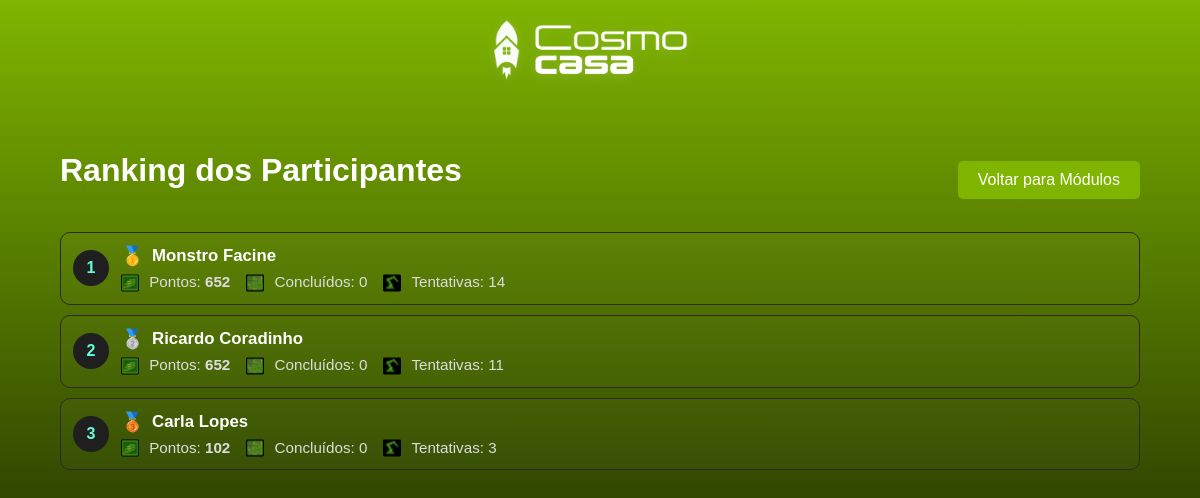
Before: /ranking-rodada with the older database file.
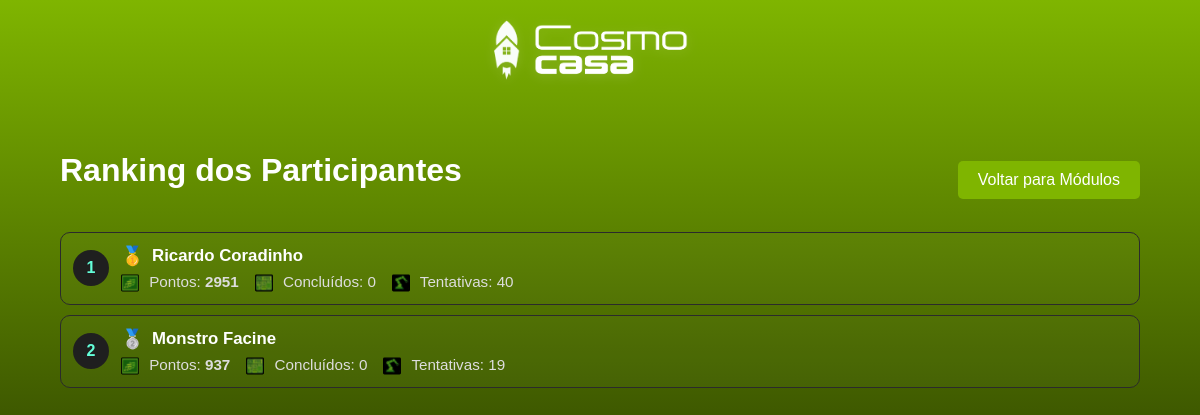
After: the same page with the newer database file.
### tables this page shows
CREATE TABLE alunos (
                    id INTEGER PRIMARY KEY AUTOINCREMENT,
                    sala_id INTEGER NOT NULL,
                    nome TEXT NOT NULL,
                    email TEXT,
                    progresso_json TEXT,
                    data_ingresso DATETIME DEFAULT CURRENT_TIMESTAMP, excluir_ranking INTEGER DEFAULT 0,
                    FOREIGN KEY (sala_id) REFERENCES salas_virtuais (id)
                );

### routes/missao.py (the view)
@missao_bp.route('/ranking-rodada')
def ranking_rodada():
    try:
        try:
            ranking = db_manager.obter_ranking_salas_ativas(limit=100)
        except Exception:
            ranking = []
        return render_template('ranking_rodada.html', ranking=ranking)
    except Exception:
        logging.exception('Falha ao renderizar ranking da rodada')
        return "Erro ao renderizar ranking", 500

### templates/ranking_rodada.html (shortened to what this page needs)
<!DOCTYPE html>
<html lang="pt-br">
<head>
    <link rel="stylesheet" href="{{ url_for('static', filename='css/style.css') }}">
</head>
<body class="conteudo-centralizado">
    <header class="brand-header">
        <img class="brand-logo" src="{{ url_for('static', filename='imagens/Group 3.png') }}" alt="Cosmo Casa logo">
    </header>
    <div class="container-grande">
        <div class="toolbar-header">
            <h2>Ranking dos Participantes</h2>
            <div class="toolbar-row">
                <a href="{{ url_for('missao.retry_modulos') }}" class="botao">Voltar para Módulos</a>
            </div>
        </div>
        {% if ranking %}
        <div class="ranking-list">
            {% for item in ranking %}
            <div class="ranking-item">
                <div class="ranking-index-circle">{{ loop.index }}</div>
                <div style="flex:1">
                    <div style="font-size:1.05em;margin-bottom:6px;display:flex;align-items:center;gap:8px">
                        {% if loop.index == 1 %}
                            <span aria-label="1º lugar" title="1º lugar" class="ranking-medal">🥇</span>
                        {% elif loop.index == 2 %}
                            <span aria-label="2º lugar" title="2º lugar" class="ranking-medal">🥈</span>
                        {% elif loop.index == 3 %}
                            <span aria-label="3º lugar" title="3º lugar" class="ranking-medal">🥉</span>
                        {% endif %}
                        <strong>{{ item.nome }}</strong>
                    </div>
                    <div class="kpi-row">
                        <span>
                            <img src="{{ url_for('missao.icons', filename='cultura.svg') }}" alt="pontos" class="kpi-icon">
                            Pontos: <strong>{{ item.total }}</strong>
                        </span>
                        <span>
                            <img src="{{ url_for('missao.icons', filename='controle.svg') }}" alt="concluídos" class="kpi-icon">
                            Concluídos: {{ item.concluidos }}
                        </span>
                        <span>
                            <img src="{{ url_for('missao.icons', filename='robotica.svg') }}" alt="tentativas" class="kpi-icon">
                            Tentativas: {{ item.tentativas }}
                        </span>
                    </div>
                </div>
            </div>
            {% endfor %}
        </div>
        {% else %}
            <p>Nenhum participante registrado nesta rodada.</p>
        {% endif %}
    </div>
</body>
</html>

### static/css/style.css (style rules this page uses)
body { background: linear-gradient(180deg, #7FB500 0%, #000 100%); background-repeat: no-repeat; background-attachment: fixed; background-size: cover; color: white; font-family: 'Gotham Book', Arial, sans-serif; display: flex; justify-content: center; align-items: center; height: 100vh; margin: 0; }
html, body { min-height: 100%; }
body.conteudo-centralizado { display: flex; flex-direction: column; align-items: center; justify-content: flex-start; min-height: 100vh; padding-top: 16px; }
h1, h2, h3 { font-size: 2em; font-family: 'Korataki', Arial, sans-serif; color: #ffffff; }
:root { --btn-green: ##7FB500; --btn-text: #ffffff; --btn-hover-bg: #ffffff; --btn-hover-text: #000000; }
.botao, .action-btn, .share-btn { background-color: var(--btn-green); color: var(--btn-text); border: 1px solid var(--btn-green); }
.container-grande { width: 90%; max-width: 1200px; text-align: center; }
body.conteudo-centralizado .container-grande { margin-top: clamp(12px, 4vh, 28px); }
.botao { display: inline-block; margin-top: 20px; padding: 10px 20px; background-color: #7FB500; color: white; text-decoration: none; border-radius: 5px; transition: background-color 0.3s ease; }
.brand-header { display: flex; align-items: center; justify-content: center; gap: 8px; margin-bottom: 16px; }
.brand-logo { max-width: 220px; width: clamp(120px, 24vw, 220px); height: auto; padding-bottom: 0; filter: drop-shadow(0 2px 6px rgba(255,255,255,0.15)); }
.toolbar-row { display: flex; gap: 8px; align-items: center; }
.toolbar-header { display: flex; justify-content: space-between; align-items: center; gap: 8px; }
.ranking-list { margin-top: 16px; }
.ranking-item { padding: 12px; border: 1px solid #2b2b2b; border-radius: 10px; margin-bottom: 10px; display: flex; align-items: center; gap: 12px; background: rgba(255, 255, 255, 0.02); }
.ranking-index-circle { width: 36px; height: 36px; border-radius: 50%; background: #1f1f1f; display: flex; align-items: center; justify-content: center; font-weight: bold; color: #64ffda; }
.ranking-medal { font-size: 1.1em; }
.kpi-row { display: flex; gap: 16px; align-items: center; font-size: 0.95em; color: #ddd; }
.kpi-icon { width: 18px; height: 18px; vertical-align: middle; margin-right: 6px; }

Changed rows visible on the page:
no longer on this page (row edited): alunos: nome "Carla Lopes", total "102", concluidos "0", tentativas "3"
shown differently, row unchanged: alunos "Ricardo Coradinho": total "652" → "2951"; tentativas "11" → "40"; text "🥈" → "🥇"; moves up the list
computed for alunos "Monstro Facine": total "652" → "937"; tentativas "14" → "19"; text "🥇" → "🥈"
